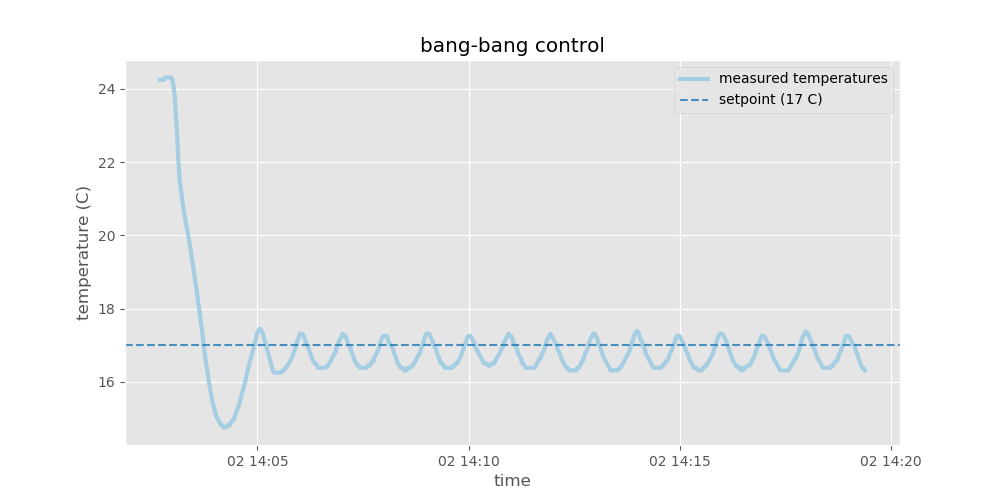

Generate this figure with Python:
#!/usr/bin/env python3

"""
Compare measured temperatures vs setpoint of bang-bang control loop.
"""

import matplotlib.pyplot as plt
import bokeh.palettes
import pandas as pd


def main():
    plt.style.use("ggplot")
    palette = bokeh.palettes.Paired[6]

    df = pd.read_csv("../data/bangbang_loop/setpoint_17c.csv", 
                    names=["time", "temperature (C)"])

    df["time"] =  pd.to_datetime(df["time"])
        
    # Plot:
    plt.figure(num=None, figsize=(10, 5), dpi=500)
    plt.plot(df["time"], 
            df["temperature (C)"], 
            color=palette[0], 
            linewidth=3,
            label="measured temperatures")
    plt.axhline(y=17, 
                color=palette[1], 
                linestyle="--", 
                alpha=0.8, 
                label="setpoint (17 C)")
    plt.title("bang-bang control")
    plt.xlabel("time")
    plt.ylabel("temperature (C)")
    plt.legend()
    plt.savefig("temps_vs_time_for_bangbang.png")


if __name__ == "__main__":
    main()